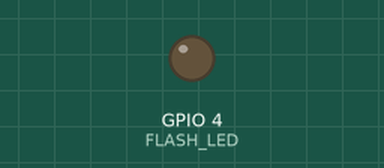
Simulated run of this sketch. Board: ESP32. Shown: output pins drawn as LEDs (lit = HIGH). WiFi joins after 1.5 s; servers stay silent unless stated; uploads are accepted with an empty reply; the camera gives no picture; what the sketch prints to the serial monitor is not drawn.

Above: at 4.5 s.
At 11.7 s:
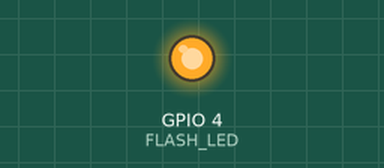
Timing chart, 0 to 13.2 s (numbered marks = the images above):
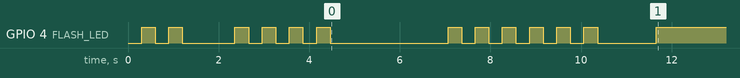

The sketch:

cam_wifi_test.ino
```cpp
#include "esp_camera.h"
#include <WiFi.h>
#include <HTTPClient.h>

// ---- CHANGE THESE ----
const char* ssid     = "Jazz-LTE-4969";
const char* password = "55233965";
const char* testURL  = "http://192.168.1.100:9999/test-image";
// ----------------------

#define FLASH_LED 4

void blinkN(int n) {
  for (int i = 0; i < n; i++) {
    digitalWrite(FLASH_LED, HIGH); delay(300);
    digitalWrite(FLASH_LED, LOW);  delay(300);
  }
  delay(800);
}

bool initCamera() {
  camera_config_t config;
  config.ledc_channel = LEDC_CHANNEL_0;
  config.ledc_timer   = LEDC_TIMER_0;
  config.pin_d0  = 5;  config.pin_d1  = 18;
  config.pin_d2  = 19; config.pin_d3  = 21;
  config.pin_d4  = 36; config.pin_d5  = 39;
  config.pin_d6  = 34; config.pin_d7  = 35;
  config.pin_xclk     = 0;
  config.pin_pclk     = 22;
  config.pin_vsync    = 25;
  config.pin_href     = 23;
  config.pin_sscb_sda = 26;
  config.pin_sscb_scl = 27;
  config.pin_pwdn     = 32;
  config.pin_reset    = -1;
  config.xclk_freq_hz = 20000000;
  config.pixel_format = PIXFORMAT_JPEG;
  config.frame_size   = FRAMESIZE_QVGA;
  config.jpeg_quality = 12;
  config.fb_count     = 1;
  return esp_camera_init(&config) == ESP_OK;
}

void setup() {
  Serial.begin(115200);
  pinMode(FLASH_LED, OUTPUT);
  digitalWrite(FLASH_LED, LOW);

  Serial.println("\n[TEST] ESP32-CAM WiFi Image Test");

  // 1) Camera init
  Serial.println("[1] Initializing camera...");
  if (!initCamera()) {
    Serial.println("[FAIL] Camera init failed — hardware likely damaged");
    while (true) { blinkN(1); }  // 1 blink = init failed
  }
  Serial.println("[OK] Camera initialized");
  blinkN(2);  // 2 blinks = init ok

  // 2) Capture
  Serial.println("[2] Capturing image...");
  camera_fb_t* fb = esp_camera_fb_get();
  if (!fb) {
    Serial.println("[FAIL] Capture failed — power issue");
    while (true) { blinkN(3); }  // 3 blinks = capture failed
  }
  Serial.printf("[OK] Captured %u bytes | JPEG: %s\n",
    fb->len,
    (fb->buf[0] == 0xFF && fb->buf[1] == 0xD8) ? "valid" : "INVALID"
  );
  blinkN(4);  // 4 blinks = capture ok

  // 3) WiFi
  Serial.printf("[3] Connecting to %s...\n", ssid);
  WiFi.begin(ssid, password);
  int attempts = 0;
  while (WiFi.status() != WL_CONNECTED && attempts < 20) {
    delay(500); Serial.print(".");
    attempts++;
  }
  if (WiFi.status() != WL_CONNECTED) {
    Serial.println("\n[FAIL] WiFi failed");
    esp_camera_fb_return(fb);
    while (true) { blinkN(5); }  // 5 blinks = WiFi failed
  }
  Serial.printf("\n[OK] WiFi connected — IP: %s\n", WiFi.localIP().toString().c_str());
  blinkN(6);  // 6 blinks = WiFi ok

  // 4) POST image to test backend
  Serial.printf("[4] POSTing image to %s\n", testURL);
  WiFiClient client;
  HTTPClient http;
  http.begin(client, testURL);
  http.addHeader("Content-Type", "image/jpeg");
  int code = http.POST(fb->buf, fb->len);
  Serial.printf("[HTTP] Response: %d\n", code);
  if (code > 0) Serial.println(http.getString());
  http.end();
  esp_camera_fb_return(fb);

  if (code == 200) {
    // solid LED = full success
    Serial.println("[SUCCESS] Image sent — check backend for saved image");
    digitalWrite(FLASH_LED, HIGH);
  } else {
    Serial.printf("[FAIL] HTTP error: %d\n", code);
    while (true) { blinkN(7); }  // 7 blinks = HTTP failed
  }
}

void loop() {}
```
